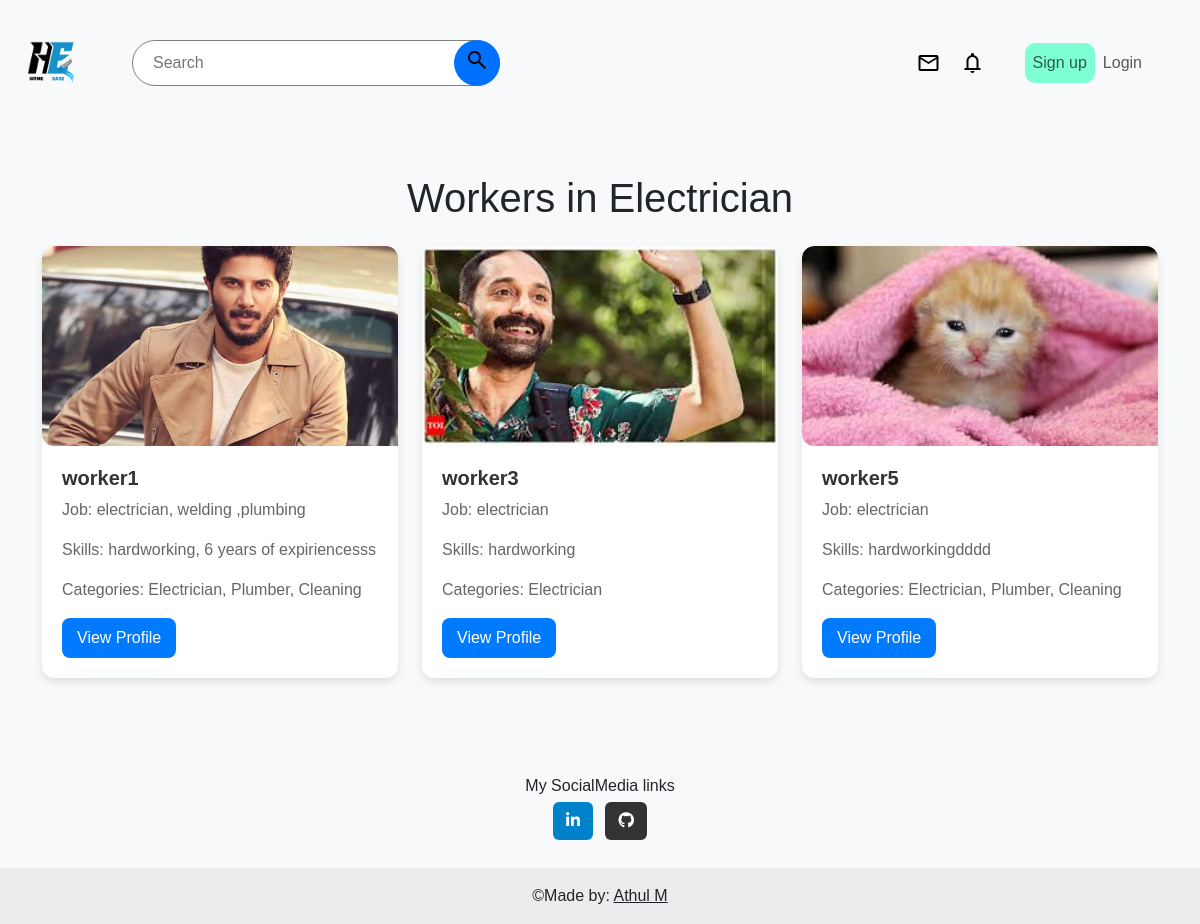
/website/category/1, run on the app's committed database.
### website/models.py (models this page shows, shortened)
class Category(models.Model):
    name = models.CharField(max_length=100)
    details = models.TextField()
    image = models.ImageField(upload_to='category')

### user/models.py (models this page shows)
class WorkerProfile(models.Model):
    status_choices = (('pending','Pending'),
                      ('accepted','Accepted'),
                      ('rejected','Rejected'))
    status = models.CharField(max_length=150,choices=status_choices,default='pending',blank=True)
    rejection_message = models.TextField(blank=True,null=True)
    user = models.OneToOneField(User,on_delete=models.CASCADE,related_name='worker_profile')
    job_title = models.CharField(max_length=100,blank=True)
    skills = models.TextField(null=True)
    profilepicture = models.ImageField(upload_to='workerprofilepics',blank=True,null=True)
    contact = models.IntegerField(null=True)
    categories = models.ManyToManyField('website.Category')
    availability = models.BooleanField(default=True)
    is_approved = models.BooleanField(default=False,blank=True)
    points = models.IntegerField(default=0,blank=True)

### website/views.py (the view)
# urls.py: path('category/<int:category_id>',worker_list_by_category,name='workerslist'),
def worker_list_by_category(request,category_id):
    category = Category.objects.get(id = category_id)
    workers = WorkerProfile.objects.filter(categories=category,status = 'accepted')
    return render(request,'worker_list.html',{'category':category,'workers':workers})

### user/forms.py
class RegUser(UserCreationForm):
      email = forms.EmailField(widget=forms.EmailInput(attrs={'class': 'form-control', 'placeholder': 'Enter your email'}))
      username = forms.CharField(widget=forms.TextInput(attrs={'class': 'form-control', 'placeholder': 'Enter username'}))
      password1 = forms.CharField(widget=forms.PasswordInput(attrs={'class': 'form-control', 'placeholder': 'Enter password'}))
      password2 = forms.CharField(widget=forms.PasswordInput(attrs={'class': 'form-control', 'placeholder': 'Confirm password'}))
      class Meta:
         model = User
         fields = ['username' , 'email','password1','password2']

### user/context_processors.py (called while the page is built)
def registration_form(request):
    return {'form':RegUser()}

### templates/worker_list.html
{% extends 'base.html' %}
{% block links %}
{% load static %}
<link rel="stylesheet" href="{% static 'css/worker_list.css' %}">
{%endblock%}
{%block contents%}
<div class="container py-5">
    <h1 class="text-center mb-4">Workers in {{ category.name }}</h1>
    <div class="row">
      {% for worker in workers %}
      <div class="col-lg-4 col-md-6 col-sm-12 mb-4 d-flex">
          <div class="card h-100">
            <img src="{{ worker.profilepicture.url }}" class="card-img-top" alt="...">
            <div class="card-body">
              <h5 class="card-title">{{ worker.user.username }}</h5>
              <p class="card-text">Job: {{ worker.job_title }}</p>
              <p class="card-text">Skills: {{ worker.skills }}</p>
              <p class="card-text">Categories:
              {% for category in worker.categories.all %}
                {{ category.name }}{% if not forloop.last %}, {% endif %}
              {%endfor%}
              </p>
              <div class="profileview">
                 <a href="{% url 'workerdetails' worker.id %}" class="btn btn-primary">View Profile</a>
              </div>
            </div>
          </div>
      </div>
      {% endfor%}
    </div>
</div>
{% endblock %}

### static/css/worker_list.css (style rules this page uses)
* { margin: 0; padding: 0; }
body { background-color: #f8f9fa; font-family: 'Arial', sans-serif; }
.card { border: none; border-radius: 12px; box-shadow: 0 4px 8px rgba(0, 0, 0, 0.1); overflow: hidden; transition: transform 0.3s ease-in-out; width: 100%; display: flex; flex-direction: column; position: relative; }
.card img { width: 100%; height: 200px; object-fit: cover; border-top-left-radius: 12px; border-bottom-left-radius: 12px; }
.card-body { padding: 20px; }
.card-title { font-weight: 600; color: #333; }
.card-text { color: #666; }
.btn-primary { background-color: #007bff; border: none; padding: 8px 15px; border-radius: 8px; transition: background 0.3s ease; }

### data on the page
Category: name "Electrician"
WorkerProfile: profilepicture (picture), user.username "worker1", job_title "electrician, welding ,plumbing", skills "hardworking, 6 years of expiriencesss"
Category: name "Plumber"
Category: name "Cleaning"
WorkerProfile: profilepicture (picture), user.username "worker3", job_title "electrician", skills "hardworking"
WorkerProfile: profilepicture (picture), user.username "worker5", job_title "electrician", skills "hardworkingdddd"
